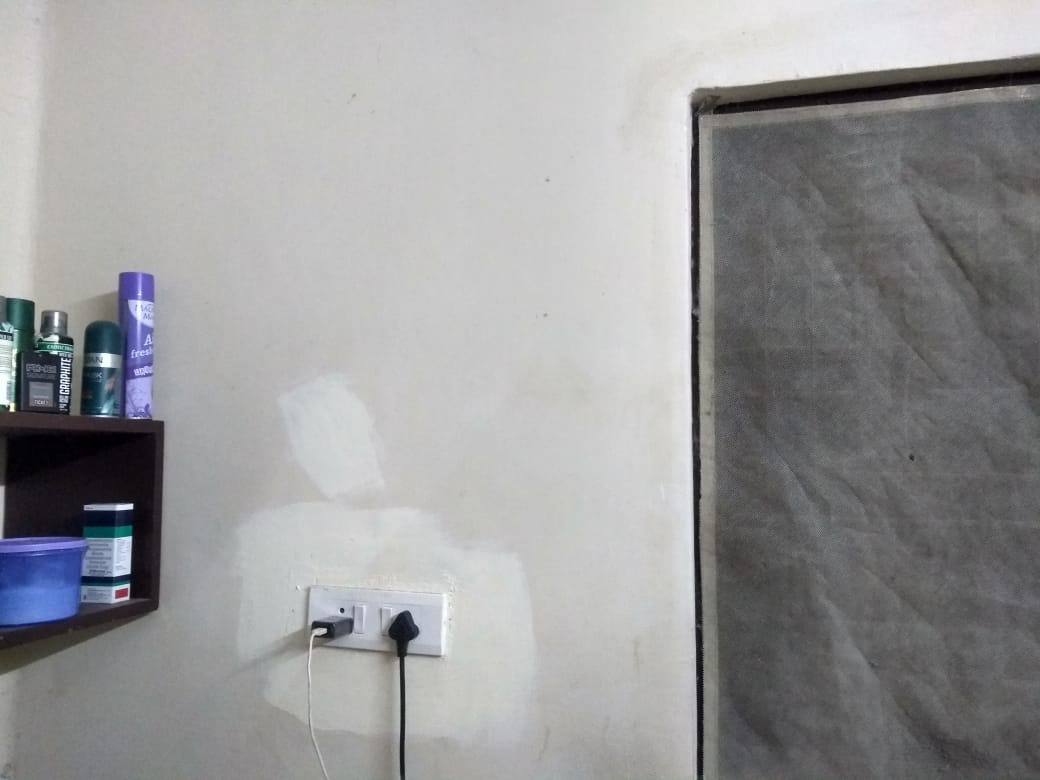
#> input picture Lab2/room1.jpeg, 1040 x 780 px, found by its file name
$ python assign2b.py
#> lines starting #> are read from the running program, lines starting #| are printed output that depends on the picture
#Import libraries
from pylab import *
import cv2
import random as rn
import csv
from scipy.linalg import null_space

#Functions

#Bilinear
#Rows and columns of the target as input
# [61 lines left out: function bilnr, not called in this run]

#RANSAC
def ransac(corresp1,corresp2) :
     frac = 0
     niter = 0
     while(frac <= 0.75) :

          #Generate 4 random numbers from the set
          Lmp = len(corresp1)
          r = rn.sample(range(0,Lmp),4)
          a = [corresp1[r[i]] for i in range(0,len(r))]
          b = [corresp2[r[i]] for i in range(0,len(r))]
          #Take these 4 points and find homography
          #Fill in the matrix
          vsize = 9
          eqns = 4
          A = np.zeros((int(2*eqns),vsize))
          #print(shape(A))
          #Loop to fill in the values
          for i in range(0,eqns) :
               A[int(2*i)][0] = b[i][0]
               A[int(2*i)][1] = b[i][1]
               A[int(2*i)][2] = 1
               A[int(2*i)][3] = 0
               A[int(2*i)][4] = 0
               A[int(2*i)][5] = 0
               A[int(2*i)][6] = -b[i][0]*a[i][0]
               A[int(2*i)][7] = -b[i][1]*a[i][0]
               A[int(2*i)][8] = -a[i][0]

               A[int(2*i)+1][0] = 0
               A[int(2*i)+1][1] = 0
               A[int(2*i)+1][2] = 0
               A[int(2*i)+1][3] = b[i][0]
               A[int(2*i)+1][4] = b[i][1]
               A[int(2*i)+1][5] = 1
               A[int(2*i)+1][6] = -b[i][0]*a[i][1]
               A[int(2*i)+1][7] = -b[i][1]*a[i][1]
               A[int(2*i)+1][8] = -a[i][1]

          #Find nullspace of the matrix
          h = null_space(A)
          #print(shape(h))
          #Put h in order
          H = h.reshape((3,3))

          #Check with remaining points and see fraction
          C = []
          iterset = list(set(np.arange(0,Lmp)).difference(r))
          bvec = np.zeros((3,1))
          avec = np.zeros((2,1))
          eps = 12
          #12 0.75 good
          #16 0.75 works
          bvec[2] = 1
          for item in iterset :
               bvec[0] = corresp2[item][0]
               bvec[1] = corresp2[item][1]

               atemp = H @ bvec
               avec[0] = atemp[0]/atemp[2]
               avec[1] = atemp[1]/atemp[2]

               dist = np.sqrt(pow(corresp1[item][0]-avec[0],2) + pow(corresp1[item][1]-avec[1],2))
               if dist < eps :
                    C.append(item)

          #Check how good in the consensus set
          frac = len(C)/len(iterset)
          niter = niter+1
     return H,frac,niter,C

#Define path of src

path1  = r"/home/vignesh/EE5175/Lab2/room1.jpeg"
src1 = cv2.imread(path1,0)
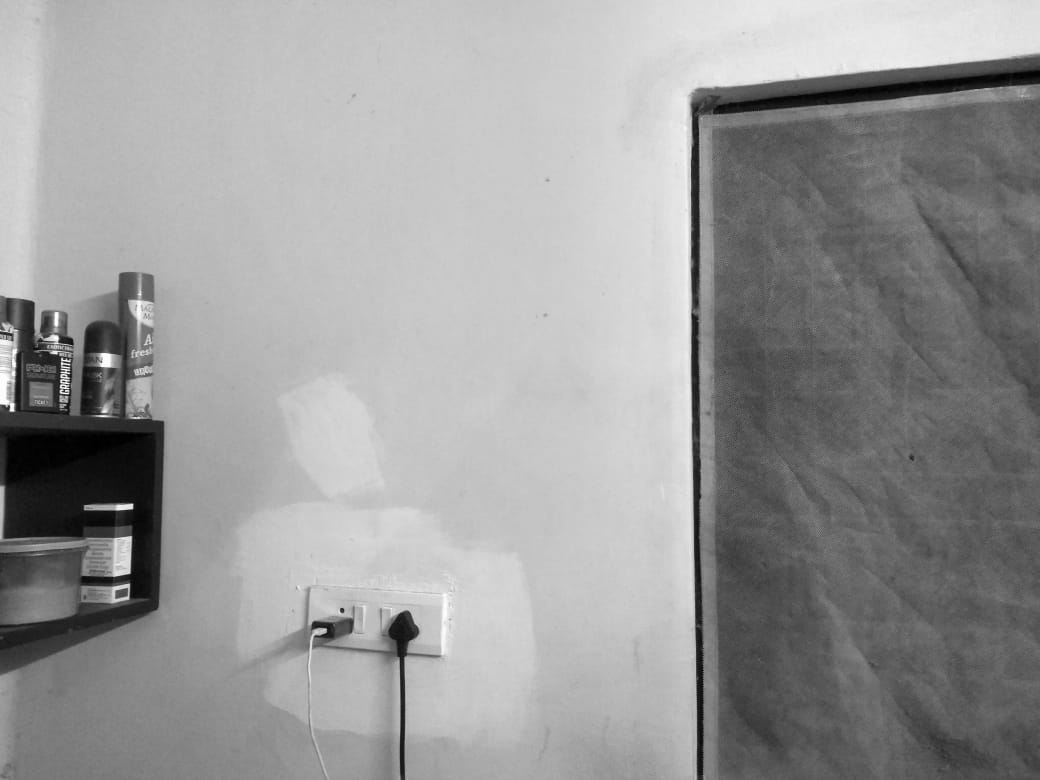
#> src1: shape (780, 1040); min 0, max 255, mean 152.9

path2  = r"/home/vignesh/EE5175/Lab2/room2.jpeg"
src2 = cv2.imread(path2,0)
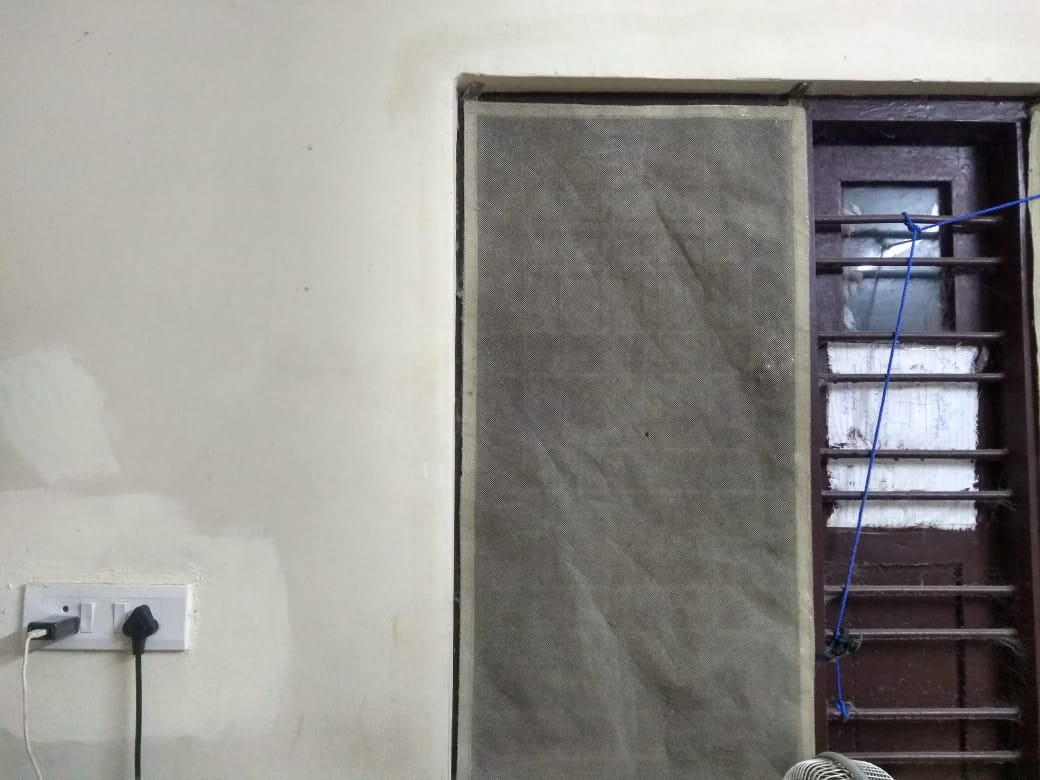
#> input picture Lab2/room2.jpeg, 1040 x 780 px, found by its file name
#> src2: shape (780, 1040); min 0, max 255, mean 142.7

path3  = r"/home/vignesh/EE5175/Lab2/room3.jpeg"
src3 = cv2.imread(path3,0)
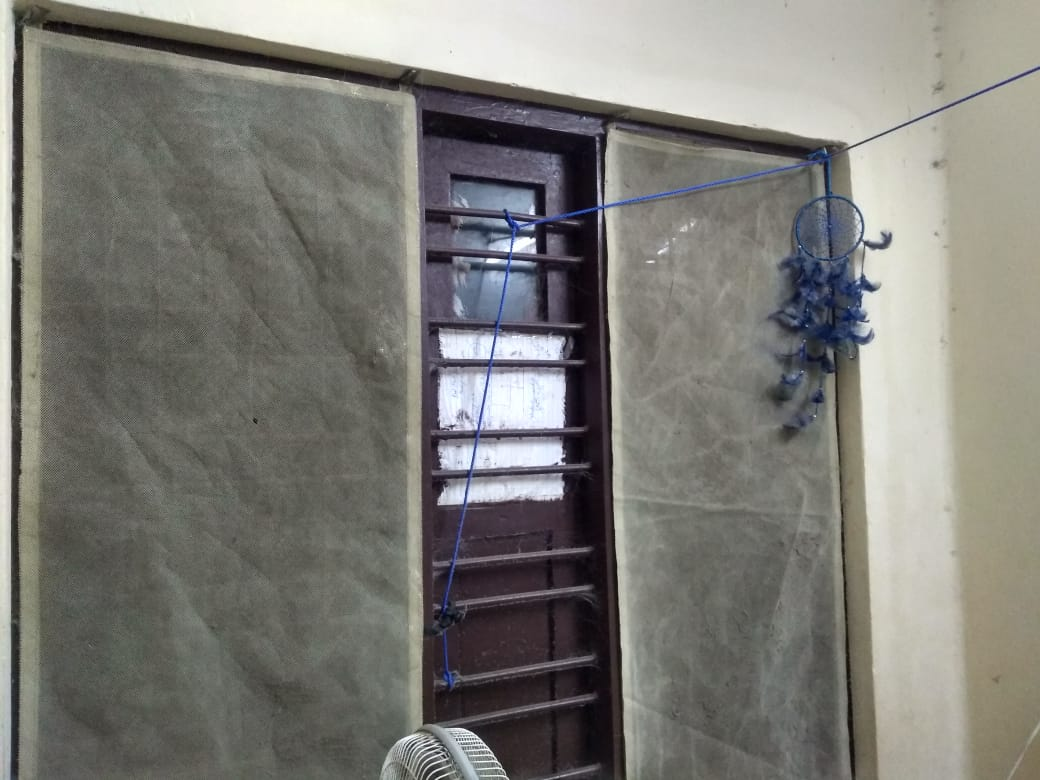
#> input picture Lab2/room3.jpeg, 1040 x 780 px, found by its file name
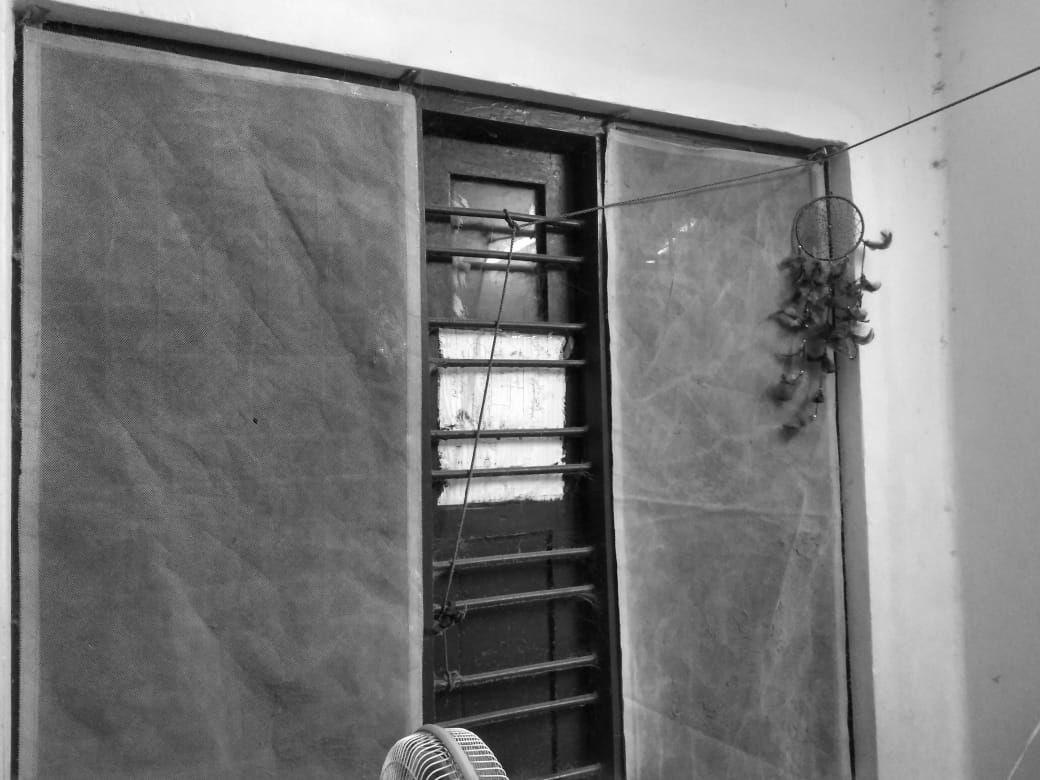
#> src3: shape (780, 1040); min 2, max 255, mean 123.2

#Run SIFT and obtain matching key points
correspa1 = []
correspa2 = []
with open("vig_mosaic2_1.csv") as csvfile:
#> (reads Lab2/vig_mosaic2_1.csv from the repository)
    reader = csv.reader(csvfile, quoting=csv.QUOTE_NONNUMERIC) # change contents to floats
    for row in reader: # each row is a list
        correspa1.append(row[:2])
        correspa2.append(row[2:])
correspa1 = array(correspa1)
correspa2 = array(correspa2)

#Run SIFT and obtain matching key points
correspc1 = []
correspc2 = []
with open("vig_mosaic2_3.csv") as csvfile:
#> (reads Lab2/vig_mosaic2_3.csv from the repository)
    reader = csv.reader(csvfile, quoting=csv.QUOTE_NONNUMERIC) # change contents to floats
    for row in reader: # each row is a list
        correspc1.append(row[:2])
        correspc2.append(row[2:])
correspc1 = array(correspc1)
correspc2 = array(correspc2)

#> (the run stopped early here; a loop or call above may not have finished)
